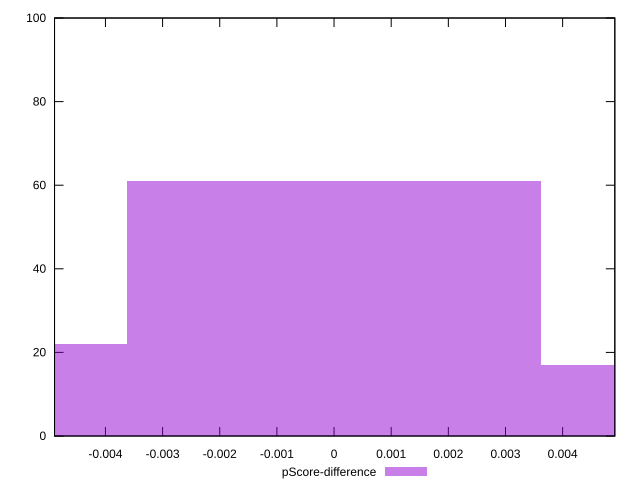

This figure's gnuplot source:
reset

$pScoreDifference <<EOF
0.007228388505500005 17
0 61
-0.007228388505500005 22
EOF

set key outside below
set boxwidth 0.007228388505500005
set xrange [-0.004890789112213412:0.004913133385217103]
set yrange [0:100]
set trange [0:100]
set style fill transparent solid 0.5 noborder
set terminal svg size 640, 490 enhanced background rgb 'white'
set output "reports/report_00027_2021-02-24T12-40-31.850Z/largest-contentful-paint/samples/music/pScore-difference/histogram.svg"

plot $pScoreDifference title "pScore-difference" with boxes

reset
